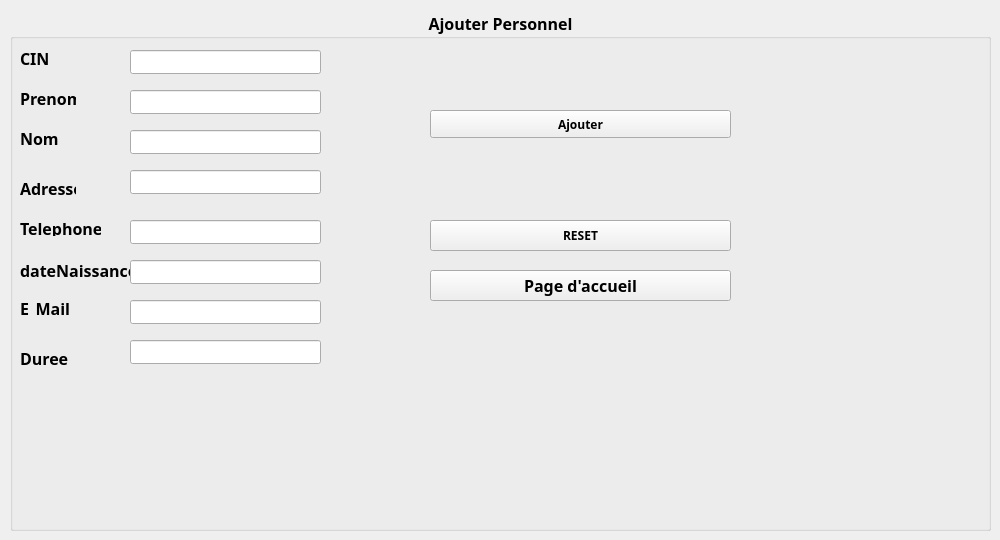
          <widget class="QWidget" name="tab_5">
           <attribute name="title">
            <string>Ajouter Personnel</string>
           </attribute>
           <widget class="QGroupBox" name="groupBox_2">
            <property name="geometry">
             <rect>
              <x>10</x>
              <y>10</y>
              <width>981</width>
              <height>521</height>
             </rect>
            </property>
            <property name="font">
             <font>
              <family>Sitka</family>
              <pointsize>12</pointsize>
              <weight>75</weight>
              <bold>true</bold>
             </font>
            </property>
            <property name="title">
             <string>Ajouter Personnel</string>
            </property>
            <property name="alignment">
             <set>Qt::AlignCenter</set>
            </property>
            <widget class="QLabel" name="label_4">
             <property name="geometry">
              <rect>
               <x>10</x>
               <y>40</y>
               <width>56</width>
               <height>16</height>
              </rect>
             </property>
             <property name="text">
              <string>CIN</string>
             </property>
            </widget>
            <widget class="QLabel" name="label_5">
             <property name="geometry">
              <rect>
               <x>10</x>
               <y>80</y>
               <width>56</width>
               <height>16</height>
              </rect>
             </property>
             <property name="text">
              <string>Prenom</string>
             </property>
            </widget>
            <widget class="QLabel" name="label_6">
             <property name="geometry">
              <rect>
               <x>10</x>
               <y>120</y>
               <width>56</width>
               <height>16</height>
              </rect>
             </property>
             <property name="text">
              <string>Nom</string>
             </property>
            </widget>
            <widget class="QPushButton" name="pb_Ajouter">
             <property name="geometry">
              <rect>
               <x>420</x>
               <y>100</y>
               <width>301</width>
               <height>28</height>
              </rect>
             </property>
             <property name="font">
              <font>
               <family>Sitka Display</family>
               <pointsize>9</pointsize>
               <weight>75</weight>
               <bold>true</bold>
              </font>
             </property>
             <property name="styleSheet">
              <string notr="true"/>
             </property>
             <property name="text">
              <string>Ajouter</string>
             </property>
             <property name="icon">
              <iconset resource="img.qrc">
               <normaloff>:/ajouter.png</normaloff>:/ajouter.png</iconset>
             </property>
             <property name="iconSize">
              <size>
               <width>20</width>
               <height>50</height>
              </size>
             </property>
            </widget>
            <widget class="QLabel" name="label_19">
             <property name="geometry">
              <rect>
               <x>10</x>
               <y>170</y>
               <width>56</width>
               <height>16</height>
              </rect>
             </property>
             <property name="text">
              <string>Adresse</string>
             </property>
            </widget>
            <widget class="QLabel" name="label_20">
             <property name="geometry">
              <rect>
               <x>10</x>
               <y>290</y>
               <width>56</width>
               <height>16</height>
              </rect>
             </property>
             <property name="text">
              <string>E_Mail</string>
             </property>
            </widget>
            <widget class="QLabel" name="label_21">
             <property name="geometry">
              <rect>
               <x>10</x>
               <y>210</y>
               <width>81</width>
               <height>16</height>
              </rect>
             </property>
             <property name="text">
              <string>Telephone</string>
             </property>
            </widget>
            <widget class="QLabel" name="label_22">
             <property name="geometry">
              <rect>
               <x>10</x>
               <y>340</y>
               <width>121</width>
               <height>16</height>
              </rect>
             </property>
             <property name="text">
              <string>Duree</string>
             </property>
            </widget>
            <widget class="QLabel" name="label_23">
             <property name="geometry">
              <rect>
               <x>10</x>
               <y>250</y>
               <width>111</width>
               <height>20</height>
              </rect>
             </property>
             <property name="text">
              <string>dateNaissance</string>
             </property>
            </widget>
            <widget class="QPushButton" name="pushButton_6">
             <property name="geometry">
              <rect>
               <x>420</x>
               <y>210</y>
               <width>301</width>
               <height>31</height>
              </rect>
             </property>
             <property name="font">
              <font>
               <family>Sitka Display</family>
               <pointsize>9</pointsize>
               <weight>75</weight>
               <bold>true</bold>
              </font>
             </property>
             <property name="styleSheet">
              <string notr="true"/>
             </property>
             <property name="text">
              <string>RESET</string>
             </property>
             <property name="icon">
              <iconset resource="img.qrc">
               <normaloff>:/reset.png</normaloff>:/reset.png</iconset>
             </property>
             <property name="iconSize">
              <size>
               <width>20</width>
               <height>50</height>
              </size>
             </property>
            </widget>
            <widget class="QLineEdit" name="p_CIN">
             <property name="geometry">
              <rect>
               <x>120</x>
               <y>40</y>
               <width>191</width>
               <height>24</height>
              </rect>
             </property>
             <property name="maxLength">
              <number>8</number>
             </property>
            </widget>
            <widget class="QLineEdit" name="p_PRENOM">
             <property name="geometry">
              <rect>
               <x>120</x>
               <y>80</y>
               <width>191</width>
               <height>24</height>
              </rect>
             </property>
            </widget>
            <widget class="QLineEdit" name="p_NOM">
             <property name="geometry">
              <rect>
               <x>120</x>
               <y>120</y>
               <width>191</width>
               <height>24</height>
              </rect>
             </property>
            </widget>
            <widget class="QLineEdit" name="p_ADRESSE">
             <property name="geometry">
              <rect>
               <x>120</x>
               <y>160</y>
               <width>191</width>
               <height>24</height>
              </rect>
             </property>
            </widget>
            <widget class="QLineEdit" name="p_TELEPHONE">
             <property name="geometry">
              <rect>
               <x>120</x>
               <y>210</y>
               <width>191</width>
               <height>24</height>
              </rect>
             </property>
            </widget>
            <widget class="QLineEdit" name="p_age">
             <property name="geometry">
              <rect>
               <x>120</x>
               <y>250</y>
               <width>191</width>
               <height>24</height>
              </rect>
             </property>
            </widget>
            <widget class="QLineEdit" name="p_MAIL">
             <property name="geometry">
              <rect>
               <x>120</x>
               <y>290</y>
               <width>191</width>
               <height>24</height>
              </rect>
             </property>
            </widget>
            <widget class="QLineEdit" name="p_DUREE">
             <property name="geometry">
              <rect>
               <x>120</x>
               <y>330</y>
               <width>191</width>
               <height>24</height>
              </rect>
             </property>
            </widget>
            <widget class="QPushButton" name="pushButton_30">
             <property name="geometry">
              <rect>
               <x>420</x>
               <y>260</y>
               <width>301</width>
               <height>31</height>
              </rect>
             </property>
             <property name="font">
              <font>
               <family>Sitka</family>
               <pointsize>12</pointsize>
               <weight>75</weight>
               <bold>true</bold>
              </font>
             </property>
             <property name="text">
              <string>Page d'accueil</string>
             </property>
            </widget>
           </widget>
          </widget>
